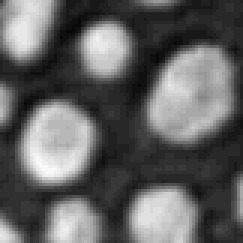
#> input picture short_examples/zarr-from-tiles/data/t01.tif, 81 x 81 px (shown 3 times larger); its folder holds only this picture in this run
$ jupyter execute --allow-errors zarr-minimal-example-tiles.ipynb
#> lines starting #> are read from the running program, lines starting #| are printed output that depends on the picture
# Simple tile 2 zarr creation using centre positions

**NOTE**: All tiltes have same dimentions, they have been pre stitched and there is no overlap between them. The arrangement of the tiles does not have to follow the clasical checkboard structure.

## Loading centre position metadata from CVS file using pandas

[cell 1]
import pandas as pd
from pathlib import Path
import numpy as np
import skimage.io as skio

[cell 2]
csv_p = Path(r"./data/tile_centre.csv")
df = pd.read_csv(csv_p, header=None, names=["centre_x", "centre_y"])
#> (reads short_examples/zarr-from-tiles/data/tile_centre.csv from the repository)
df

[cell 3]
n_tiles = len(df.index)
print(f"there are {n_tiles} tiles in the csv file")

# reading first tile to get size, in this case we assume that the size is homogeneous
tile_idx = 0
tile_0 = skio.imread(f"./data/t0{tile_idx+1}.tif", plugin="tifffile")
#> tile_0 is the input picture: shape (81, 81); min 8, max 248, mean 97.8

tile_shape = tile_0.shape
#> tile_shape = (81, 81)
tile_type = tile_0.dtype
print(f"in this example each tile is {tile_shape[0]}x{tile_shape[1]} pixels")
#| in this example each tile is 81x81 pixels

# Add corner information
For this we need to know each tile dimention

[cell 4]
df['size_x'] = tile_shape[0]
df['size_y'] = tile_shape[1]
df

[cell 5]
def simple_shift(val, shift):
    # simple helper function
    return val-shift

df['corner_x'] = df.apply(lambda x: int(x['centre_x']- x['size_x']/2), axis=1)
df['corner_y'] = df.apply(lambda x: int(x['centre_y']- x['size_y']/2), axis=1)

df

# Translation of the image to 0,0
We do not want to have a large empty area.

[cell 6]
def translation00(df):
    # simple helper function that translates the array to 0,0
    df00 = df.copy()
    min_x = df.min()["corner_x"]
    min_y = df.min()["corner_y"]

    df00['corner_x'] = df00.apply(lambda x: x["corner_x"] - min_x, axis=1)
    df00['centre_x'] = df00.apply(lambda x: x["centre_x"] - min_x, axis=1)
    df00['corner_y'] = df00.apply(lambda x: x["corner_y"] - min_y, axis=1)
    df00['centre_y'] = df00.apply(lambda x: x["centre_y"] - min_y, axis=1)

    return df00

[cell 7]
df00 = translation00(df)
df00

## Check size of array
This is to make it compatible with downscaling later own

[cell 8]
def optimal_size(current_size, res_levels):
    # helper function that asses the best size given the desired resolution level

    div_factor = np.power(2,res_levels)
    rem = np.remainder(current_size, div_factor)

    print(f'current size: {current_size}, factor: {div_factor}, reminder: {rem}')

    if rem > 0:
        extra = div_factor-rem
    else:
        extra = 0

    print(f'we need to add: {extra}, so new size is: {current_size+extra}')

    return current_size+extra

[cell 9]
x_size_tmp = (df00['corner_x']+df00["size_x"]).max()
total_x = int(optimal_size(x_size_tmp, 1))

y_size_tmp = (df00['corner_y']+df00["size_y"]).max()
total_y = int(optimal_size(y_size_tmp, 1))

[cell 10]
import matplotlib.pyplot as plt
from matplotlib.patches import Rectangle

[cell 11]
#define Matplotlib figure and axis
fig, ax = plt.subplots()

#create simple line plot
ax.scatter(df00["centre_x"].to_numpy(), df00["centre_y"].to_numpy())

#add rectangle to plot
for index, row in df00.iterrows():
    c_x = row["corner_x"]
    c_y = row["corner_y"]

    ax.add_patch(Rectangle((c_x, c_y), row["size_x"], row["size_y"],
             edgecolor = 'red',
             fill=False))

ax.add_patch(Rectangle((0, 0), total_x, total_y,
             edgecolor = 'blue',
             fill=False))

# axis as in image
ax.set_ylim(ax.get_ylim()[::-1])
ax.xaxis.tick_top()
ax.yaxis.tick_left()

#display plot
plt.title("Tile distribution")
plt.show()
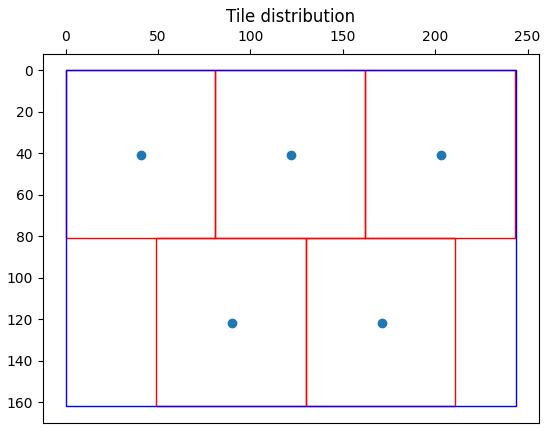
#> figure drawn by matplotlib, 1 panel
